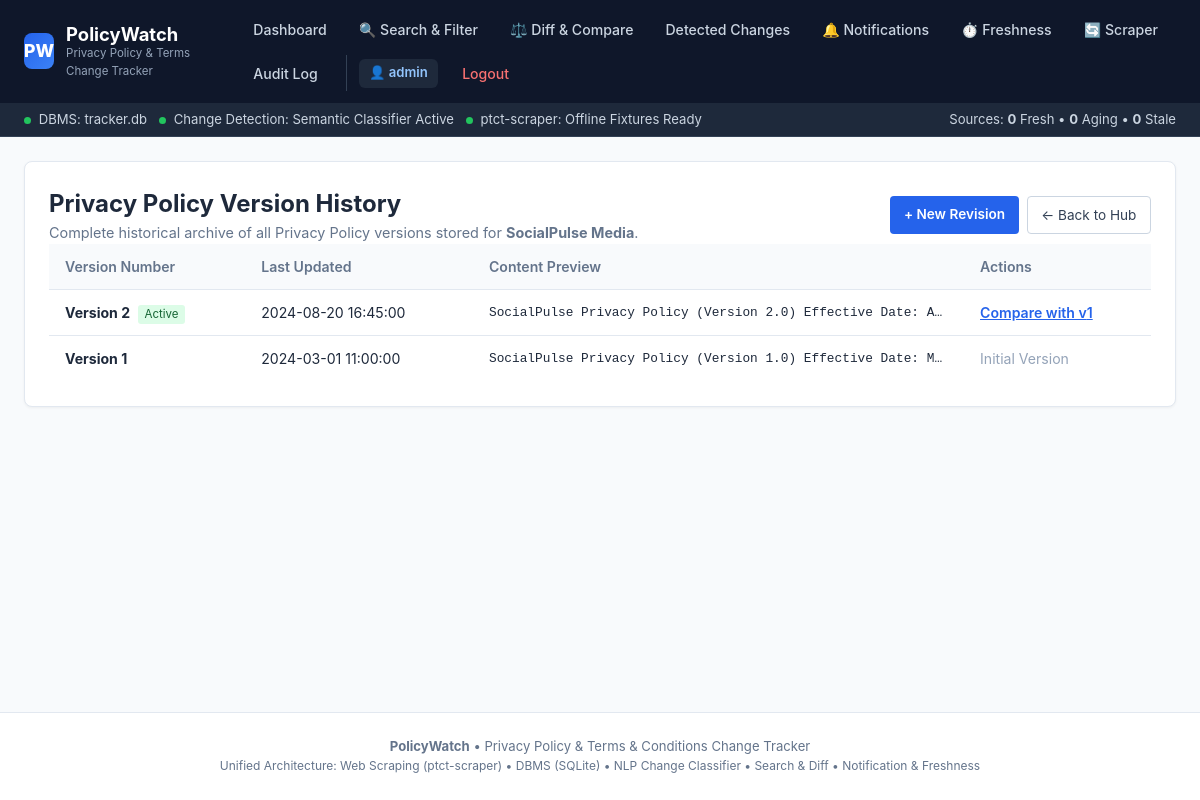
The app's page /websites/2/privacy-history (signed in), older data.
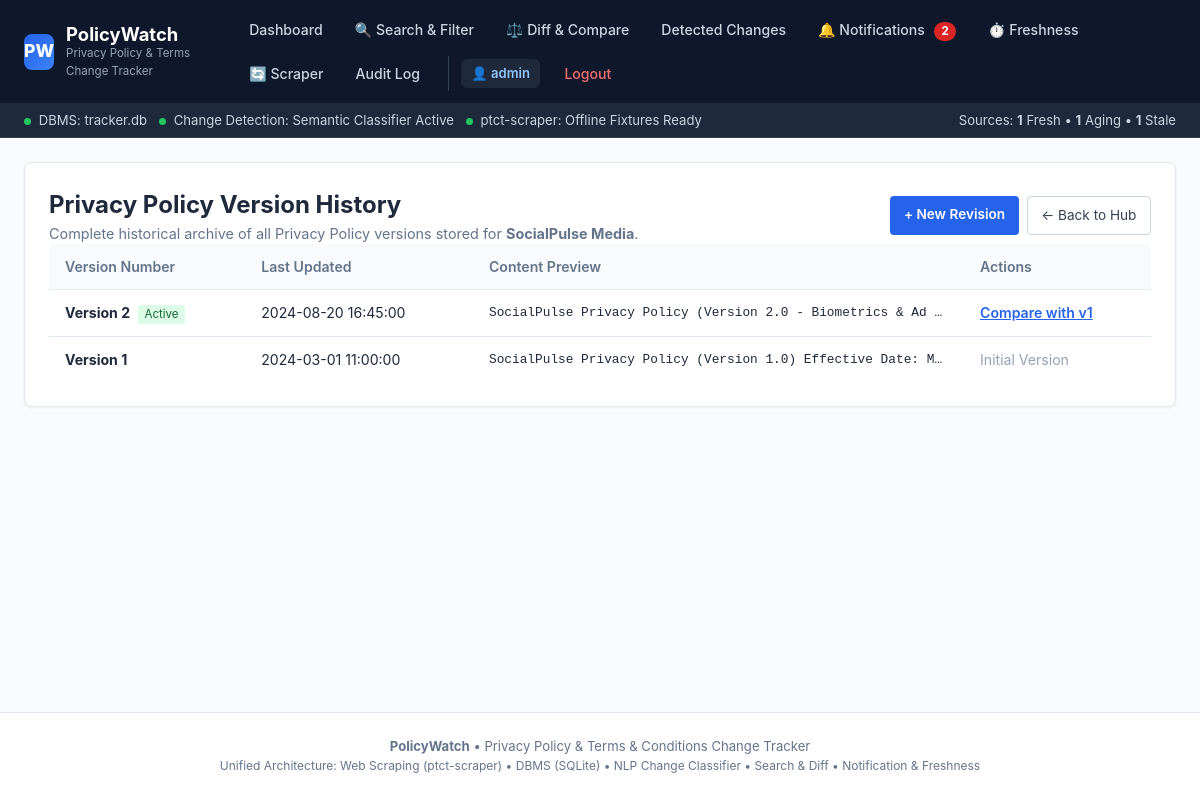
The same page, newer data.
### tables this page shows
CREATE TABLE PrivacyPolicies (
    policy_id INTEGER PRIMARY KEY AUTOINCREMENT,
    website_id INTEGER NOT NULL,
    policy_content TEXT NOT NULL,
    version INTEGER NOT NULL,
    updated_at TIMESTAMP DEFAULT CURRENT_TIMESTAMP,
    FOREIGN KEY (website_id) REFERENCES Websites(website_id) ON DELETE CASCADE
);

### models/app.py (the view)
@app.route('/websites/<int:website_id>/privacy-history')
@login_required
def privacy_history(website_id):
    user_id = session['user_id']
    website = db.get_website_by_id(website_id, user_id)
    if not website:
        flash("Website not found or access denied.", "error")
        return redirect(url_for('dashboard'))
    versions = db.get_privacy_policy_history(website_id)
    latest = db.get_latest_privacy_policy(website_id)
    return render_template(
        'privacy_history.html',
        website=website,
        versions=versions,
        latest=latest
    )

### models/app.py (called while the page is built)
def login_required(view_func):
    @wraps(view_func)
    def wrapped_view(**kwargs):
        if 'user_id' not in session:
            flash("Please log in to access this page.", "error")
            return redirect(url_for('login', next=request.url))
        return view_func(**kwargs)
    return wrapped_view

@app.context_processor
def inject_global_data():
    user = None
    unread_count = 0
    freshness_summary = {'total': 0, 'fresh': 0, 'aging': 0, 'stale': 0, 'never_checked': 0}
    if 'user_id' in session:
        user = db.get_user_by_id(session['user_id'])
        if user:
            unread_count = db.get_unread_notifications_count(user['user_id'])
            freshness_summary = db.get_freshness_summary(user['user_id'])
    return {
        'current_user': user,
        'unread_notifications_count': unread_count,
        'freshness_summary': freshness_summary,
        'active_path': request.path
    }

### models/database.py (called while the page is built)
def query_db(query, args=(), one=False):
    cur = get_db().execute(query, args)
    rv = cur.fetchall()
    cur.close()
    return (rv[0] if rv else None) if one else rv

### templates/privacy_history.html (shortened to what this page needs)
{% extends 'base.html' %}
{% block content %}
<div class="card">
  <div style="display: flex; justify-content: space-between; align-items: center; flex-wrap: wrap;">
    <div>
      <h2>Privacy Policy Version History</h2>
      <p style="color: #64748b; font-size: 0.9rem;">
        Complete historical archive of all Privacy Policy versions stored for <strong>{{ website.website_name }}</strong>.
      </p>
    </div>
    <div style="display: flex; gap: 0.5rem;">
      <a href="{{ url_for('update_privacy_policy', website_id=website.website_id) }}" style="display: inline-block; background: #2563eb; color: white; padding: 0.5rem 0.85rem; border-radius: 4px; text-decoration: none; font-size: 0.85rem; font-weight: 600;">+ New Revision</a>
      <a href="{{ url_for('website_details', website_id=website.website_id) }}" style="display: inline-block; background: white; border: 1px solid #cbd5e1; padding: 0.5rem 0.85rem; border-radius: 4px; text-decoration: none; color: #334155; font-size: 0.85rem;">&larr; Back to Hub</a>
    </div>
  </div>
  {% if versions %}
    <table>
      <thead>
        <tr>
          <th>Version Number</th>
          <th>Last Updated</th>
          <th>Content Preview</th>
          <th>Actions</th>
        </tr>
      </thead>
      <tbody>
        {% for v in versions %}
          <tr>
            <td>
              <strong>Version {{ v.version }}</strong>
              {% if loop.first %}
                <span style="background: #dcfce7; color: #166534; font-size: 0.72rem; padding: 0.15rem 0.4rem; border-radius: 3px; margin-left: 0.25rem;">Active</span>
              {% endif %}
            </td>
            <td>{{ v.updated_at }}</td>
            <td style="font-family: monospace; font-size: 0.8rem; max-width: 380px; overflow: hidden; text-overflow: ellipsis; white-space: nowrap;">
              {{ v.policy_content[:80] }}...
            </td>
            <td>
              {% if not loop.last %}
                <a href="{{ url_for('compare_versions', website_id=website.website_id) }}?type=policy&v1={{ versions[loop.index].version }}&v2={{ v.version }}" style="color: #2563eb; font-weight: 600;">Compare with v{{ versions[loop.index].version }}</a>
              {% else %}
                <span style="color: #94a3b8;">Initial Version</span>
              {% endif %}
            </td>
          </tr>
        {% endfor %}
      </tbody>
    </table>
  {% else %}
    <p style="color: #64748b; margin-top: 1rem;">No versions stored yet.</p>
  {% endif %}
</div>
{% endblock %}

### templates/base.html (shortened to what this page needs)
<!DOCTYPE html>
<html lang="en">
<head>
</head>
<body>
  <header>
    <div class="header-container">
      <a href="{{ url_for('dashboard' if current_user else 'index') }}" class="brand-link">
        <div class="brand-logo">PW</div>
        <div>
          <div class="brand-title">PolicyWatch</div>
          <div class="brand-subtitle">Privacy Policy &amp; Terms Change Tracker</div>
        </div>
      </a>
      <nav class="nav-links">
        {% if current_user %}
          <a href="{{ url_for('dashboard') }}" class="nav-item {% if request.path == '/dashboard' %}active{% endif %}">
            Dashboard
          </a>
          <a href="{{ url_for('search') }}" class="nav-item {% if request.path == '/search' %}active{% endif %}">
            🔍 Search &amp; Filter
          </a>
          <a href="{{ url_for('compare_versions') }}" class="nav-item {% if '/compare' in request.path %}active{% endif %}">
            ⚖️ Diff &amp; Compare
          </a>
          <a href="{{ url_for('changes_list') }}" class="nav-item {% if request.path == '/changes' %}active{% endif %}">
            Detected Changes
          </a>
          <a href="{{ url_for('notifications_hub') }}" class="nav-item {% if request.path == '/notifications' %}active{% endif %}">
            🔔 Notifications
            {% if unread_notifications_count > 0 %}
              <span class="nav-badge">{{ unread_notifications_count }}</span>
            {% endif %}
          </a>
          <a href="{{ url_for('freshness_monitor') }}" class="nav-item {% if request.path == '/freshness' %}active{% endif %}">
            ⏱️ Freshness
          </a>
          <a href="{{ url_for('scraper_hub') }}" class="nav-item {% if request.path == '/scraper' %}active{% endif %}">
            🔄 Scraper
          </a>
          <a href="{{ url_for('all_history') }}" class="nav-item {% if request.path == '/history' %}active{% endif %}">
            Audit Log
          </a>
          <div class="nav-user">
            <a href="{{ url_for('profile') }}" class="user-tag" title="View Profile">
              👤 {{ current_user.username }}
            </a>
            <a href="{{ url_for('logout') }}" class="nav-item" style="color: #f87171;">Logout</a>
          </div>
        {% else %}
          <a href="{{ url_for('index') }}" class="nav-item {% if request.path == '/' %}active{% endif %}">Home</a>
          <a href="{{ url_for('login') }}" class="nav-item {% if request.path == '/login' %}active{% endif %}">Login</a>
          <a href="{{ url_for('register') }}" class="btn btn-primary btn-sm">Register</a>
        {% endif %}
      </nav>
    </div>
  </header>
  {% if current_user %}
  <div class="subnav">
    <div class="subnav-container">
      <div class="status-indicators">
        <span><span class="status-dot dot-green"></span> DBMS: <code>tracker.db</code></span>
        <span><span class="status-dot dot-green"></span> Change Detection: Semantic Classifier Active</span>
        <span><span class="status-dot dot-green"></span> ptct-scraper: Offline Fixtures Ready</span>
      </div>
      <div>
        <span>Sources: <strong>{{ freshness_summary.fresh }}</strong> Fresh &bull; <strong>{{ freshness_summary.aging }}</strong> Aging &bull; <strong>{{ freshness_summary.stale }}</strong> Stale</span>
      </div>
    </div>
  </div>
  {% endif %}
  <main>
    {% block content %}{% endblock %}
  </main>
  <footer>
    <div style="max-width: 1300px; margin: 0 auto; padding: 0 1.5rem;">
      <strong>PolicyWatch</strong> &bull; Privacy Policy &amp; Terms &amp; Conditions Change Tracker
      <br>
      <span style="font-size: 0.75rem; color: var(--text-muted);">
        Unified Architecture: Web Scraping (ptct-scraper) &bull; DBMS (SQLite) &bull; NLP Change Classifier &bull; Search &amp; Diff &bull; Notification &amp; Freshness
      </span>
    </div>
  </footer>
</body>
</html>

Row changes from the older to the newer data that the page shows:
changed PrivacyPolicies: policy_content "SocialPulse Privacy Policy (Version 2.0) Effective Date: A…" → "SocialPulse Privacy Policy (Version 2.0 - Biometrics & Ad…"
Text that changed along with them:
{{ unread_notifications_count }}: (not shown) → "2"
{{ freshness_summary.fresh }}: "0" → "1"
{{ freshness_summary.aging }}: "0" → "1"
{{ freshness_summary.stale }}: "0" → "1"
